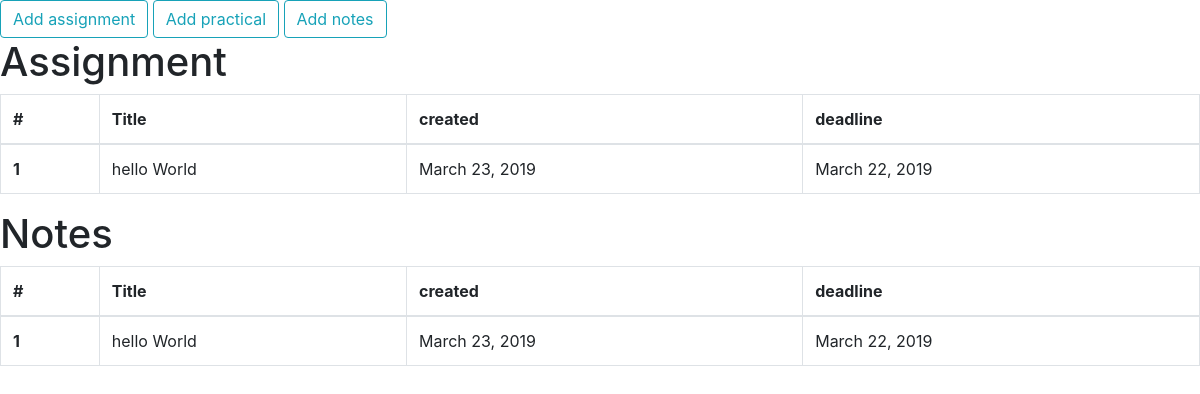
Page /teacher_group_detail/1/ (signed in) on the earlier database version.
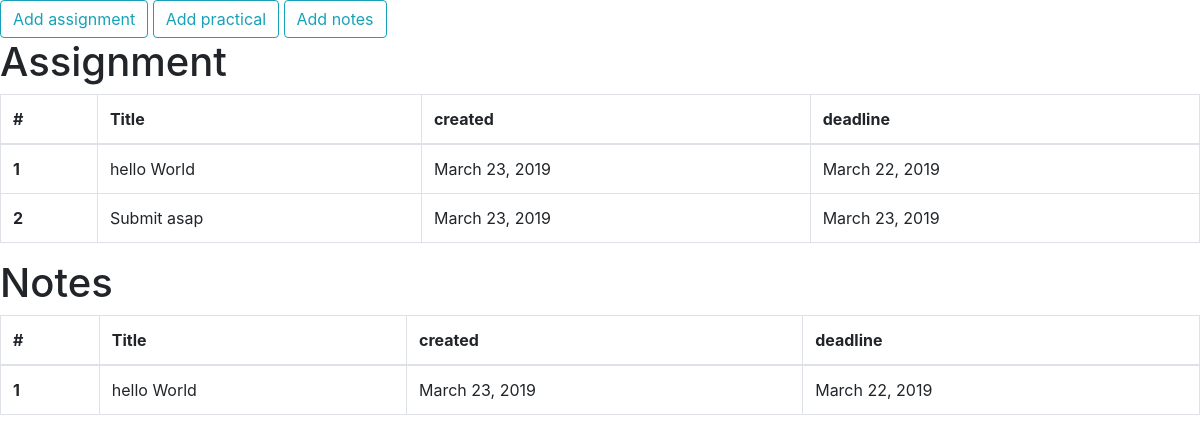
Same page on the later database version.
### teachers/models.py (models this page shows, shortened)
class assignment(models.Model):
    teacher=models.ForeignKey(teacher,on_delete=models.CASCADE)
    group=models.ForeignKey(group,on_delete=models.CASCADE)
    created = models.DateField(auto_now=True)
    deadline=models.DateField()
    title=models.CharField(max_length=50,blank=True)
    content=models.TextField(blank=True)
    file = models.FileField(upload_to="assignment",blank=True,null=True)

class notes(models.Model):
    teacher = models.ForeignKey(teacher, on_delete=models.CASCADE)
    group = models.ForeignKey(group, on_delete=models.CASCADE)
    created = models.DateField(auto_now=True)
    deadline = models.DateField()
    title = models.CharField(max_length=50,blank=True)
    content = models.TextField(blank=True)
    file = models.FileField(upload_to="notes", blank=True, null=True)

### home/views.py (the view)
# urls.py: path('teacher_group_detail/<int:pk>/',views.teacher_group_detail,name="teacher_group_detail"),
@login_required
def teacher_group_detail(request,pk):
    group_detail=group.objects.get(pk=pk)
    try :
        assignments=assignment.objects.filter(group=group_detail)
        print(assignment)
    except:
        assignments = None
    try :
        note=notes.objects.filter(group=group_detail)
    except:
        note = None
    try :
        practicals=practical.objects.filter(group=group_detail)
    except:
        practicals=None
    context={
        'group':group_detail,
        'assignment':assignments,
        'practical':practicals,
        'notes':note,
    }
    return render(request,"teacher_group_detail.html",context)

### templates/teacher_group_detail.html (shortened to what this page needs)
{% extends "teacher_home.html" %}
{% block body %}
<a href="{% url 'teacher:addassignment' pk=group.pk %}" class="btn btn-outline-info" >Add assignment</a>
<a href="{% url 'teacher:addpractical' pk=group.pk %}" class="btn btn-outline-info">Add practical</a>
<a href="{% url 'teacher:addnotes' pk=group.pk %}" class="btn btn-outline-info">Add notes</a>
{% if assignment %}
<h1>Assignment</h1>
<table class="table table-bordered">
  <thead>
    <tr>
      <th scope="col">#</th>
      <th scope="col">Title</th>
      <th scope="col">created</th>
      <th scope="col">deadline</th>
    </tr>
  </thead>
  <tbody>
    {%for temp in assignment %}
    <tr>
      <th scope="row">{{forloop.counter}}</th>
      <td>{{temp.title}}</td>
      <td>{{temp.created}}</td>
      <td>{{temp.deadline}}</td>
    </tr>
    {%endfor %}
  </tbody>
</table>
{% endif %}
{% if notes %}
<h1>Notes</h1>
<table class="table table-bordered">
  <thead>
    <tr>
      <th scope="col">#</th>
      <th scope="col">Title</th>
      <th scope="col">created</th>
      <th scope="col">deadline</th>
    </tr>
  </thead>
  <tbody>
    {%for temp in notes %}
    <tr>
      <th scope="row">{{forloop.counter}}</th>
      <td>{{temp.title}}</td>
      <td>{{temp.created}}</td>
      <td>{{temp.deadline}}</td>
    </tr>
    {%endfor %}
  </tbody>
</table>
{% endif %}
{% endblock %}

Differences in the rows shown:
added assignment: title "Submit asap", created "March 23, 2019", deadline "March 23, 2019"
